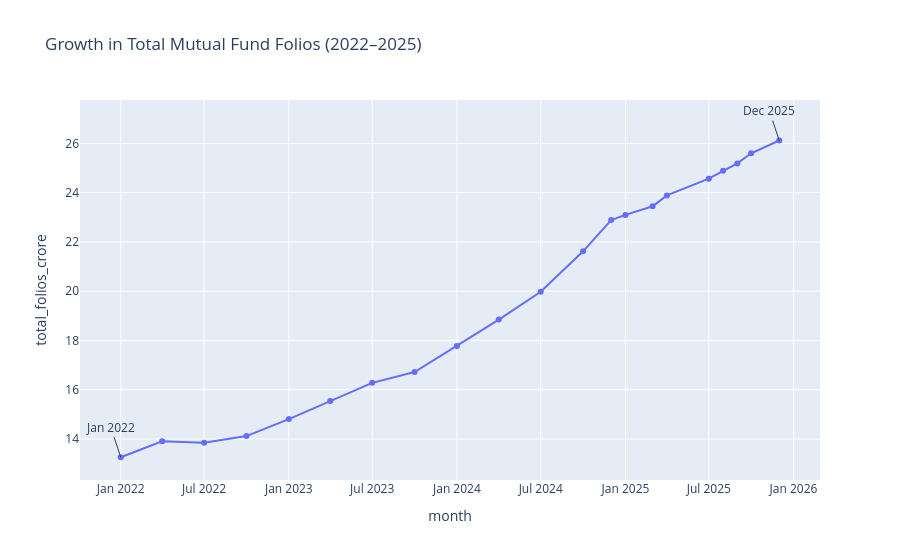

Source (notebook cell):
### Code cell
import plotly.express as px

fig = px.line(
    folio,
    x="month",
    y="total_folios_crore",
    title="Growth in Total Mutual Fund Folios (2022–2025)",
    markers=True
)

# Highlight first and last values
fig.add_annotation(
    x=folio.iloc[0]["month"],
    y=folio.iloc[0]["total_folios_crore"],
    text="Jan 2022",
    showarrow=True
)

fig.add_annotation(
    x=folio.iloc[-1]["month"],
    y=folio.iloc[-1]["total_folios_crore"],
    text="Dec 2025",
    showarrow=True
)

fig.show()

### Figure 1 — Plotly figure (JSON) as saved in the notebook; plotly's stock layout.template omitted (floating-point values rounded to 4 significant figures)
{"data": [{"hovertemplate": "month=%{x}<br>total_folios_crore=%{y}<extra></extra>", "legendgroup": "", "line": {"color": "#636efa", "dash": "solid"}, "marker": {"symbol": "circle"}, "mode": "lines+markers", "name": "", "orientation": "v", "showlegend": false, "type": "scatter", "x": ["2022-01-01T00:00:00.000000", "2022-04-01T00:00:00.000000", "2022-07-01T00:00:00.000000", "2022-10-01T00:00:00.000000", "2023-01-01T00:00:00.000000", "2023-04-01T00:00:00.000000", "2023-07-01T00:00:00.000000", "2023-10-01T00:00:00.000000", "2024-01-01T00:00:00.000000", "2024-04-01T00:00:00.000000", "2024-07-01T00:00:00.000000", "2024-10-01T00:00:00.000000", "2024-12-01T00:00:00.000000", "2025-01-01T00:00:00.000000", "2025-03-01T00:00:00.000000", "2025-04-01T00:00:00.000000", "2025-07-01T00:00:00.000000", "2025-08-01T00:00:00.000000", "2025-09-01T00:00:00.000000", "2025-10-01T00:00:00.000000", "2025-12-01T00:00:00.000000"], "xaxis": "x", "y": [13.26, 13.91, 13.85, 14.12, 14.81, 15.54, 16.28, 16.72, 17.78, 18.85, 19.98, 21.62, 22.89, 23.1, 23.45, 23.89, 24.57, 24.89, 25.19, 25.6, 26.12], "yaxis": "y"}], "layout": {"annotations": [{"showarrow": true, "text": "Jan 2022", "x": "2022-01-01T00:00:00", "y": 13.26}, {"showarrow": true, "text": "Dec 2025", "x": "2025-12-01T00:00:00", "y": 26.12}], "legend": {"tracegroupgap": 0}, "title": {"text": "Growth in Total Mutual Fund Folios (2022–2025)"}, "xaxis": {"anchor": "y", "domain": [0, 1], "title": {"text": "month"}}, "yaxis": {"anchor": "x", "domain": [0, 1], "title": {"text": "total_folios_crore"}}}}
